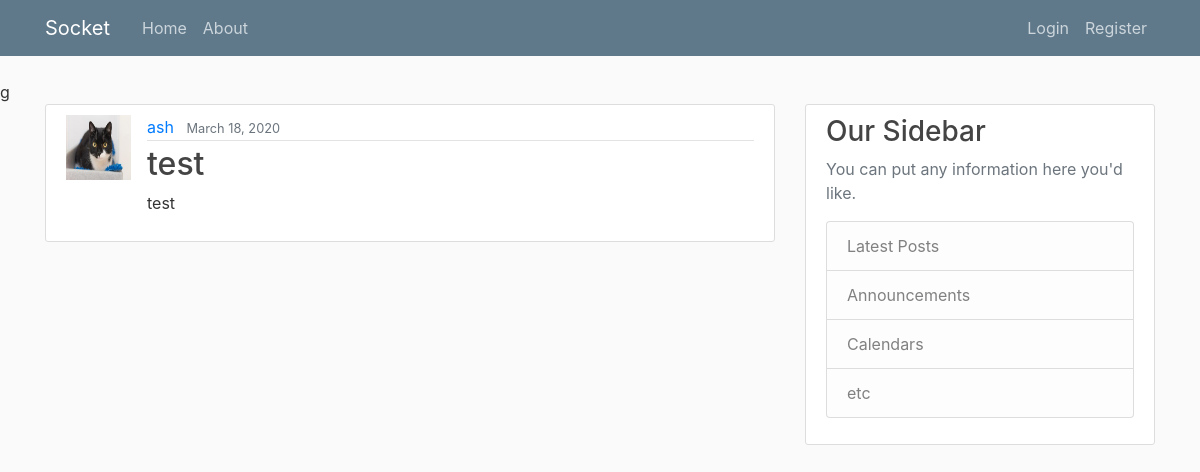
Screenshot of /post/37/ with the database file from the repository.
### socketX1/models.py (models this page shows, shortened)
class Post(models.Model):
	title = models.CharField(max_length=100)
	content = models.TextField()
	date_posted = models.DateTimeField(default = timezone.now)
	author = models.ForeignKey(User, on_delete = models.CASCADE) #when you delete a user, you delete all of user's posts

### users/models.py (models this page shows, shortened)
class Profile(models.Model):
	user = models.OneToOneField(User, on_delete= models.CASCADE)
	image = models.ImageField(default= 'default.jpg', upload_to='profile_pics')

### socketX1/views.py (the view)
# urls.py: path('post/<int:pk>/', PostDetailView.as_view(), name='post-detail'),
class PostDetailView(DetailView):
	model = Post

### socketX1/templates/socketX1/post_detail.html (shortened to what this page needs)
{% extends "socketX1/base.html" %}
{% block content %}
	<article class="media content-section">
	  <img class ="rounded-cricle article-img" src="{{ object.author.profile.image.url }}">
	  <div class="media-body">
	    <div class="article-metadata">
	      <a class="mr-2" href="{% url 'user-posts' object.author.username %}">{{ object.author }}</a>
	      <small class="text-muted">{{ object.date_posted|date:"F d, Y"}}</small>
	    </div>
	    <h2 class="article-title" >{{ object.title }}</h2>
	    <p class="article-content">{{ object.content }}</p>
	  </div>
	</article>
{% endblock content %}

### socketX1/static/socketX1/main.css (style rules this page uses)
body { background: #fafafa; color: #333333; margin-top: 5rem; }
h1, h2, h3, h4, h5, h6 { color: #444444; }
.content-section { background: #ffffff; padding: 10px 20px; border: 1px solid #dddddd; border-radius: 3px; margin-bottom: 20px; }
.article-title { color: #444444; }
.article-content { white-space: pre-line; }
.article-img { height: 65px; width: 65px; margin-right: 16px; }
.article-metadata { padding-bottom: 1px; margin-bottom: 4px; border-bottom: 1px solid #e3e3e3 }

### rows the page displays
Post: author.profile.image (picture), author "ash", date_posted "March 18, 2020", title "test", content "test"
